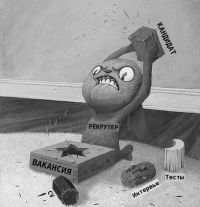
#> input picture Vectors_matrix/1.jpg, 200 x 207 px
$ jupyter execute lecture-1.ipynb
#> lines starting #> are read from the running program, lines starting #| are printed output that depends on the picture; long printed decimals are rounded
[cell 1]
import numpy as np
import pylab as pl
import warnings

from matplotlib import pyplot as plt
from scipy import linalg
from sklearn.datasets import load_digits
from sklearn.decomposition import TruncatedSVD
from sklearn.ensemble import RandomForestClassifier
warnings.filterwarnings("ignore")

### Типы матриц

Вспомним про типы матриц из лекции:

1) m=n => квадратная, иначе прямоугольная

2) m = 1 => матрица-строка

3) n=1 => матрица-столбец

4) нулевая матрица, если все элементы = 0

5) диагональная (единичная)

6) треугольная(нижнетреугольная, верхнетреугольная)

7) ортогональная

Посмотрим на встроенные функции <b>numpy</b> для создания матриц с вышеперечисленными свойствами

#### Создаём матрицу нужной размерности

[cell 2]
m0 = np.random.rand(3,2)
print(m0)

[cell 3]
print(m0[1:]+1)

#### Создаём строку

[cell 4]
m = np.random.rand(3)
print(m)

#### Создаём столбец

[cell 5]
m = np.random.rand(1,3)
print(m.T)

#### Создаём нулевую матрицу

[cell 6]
m1 = np.zeros((3,4))
print(m1)

#### Можно создать нулевую матрицу размера уже существующей

[cell 7]
m1 = np.zeros_like(m0)
print(m0)
print(m1)

Создаём диагональную матрицу

[cell 8]
m = np.diag([1,2,3])
print(m)

#### Создаём единичную матрицу

[cell 9]
m = np.ones((3,4))
print(m)

#### Можно создать единичную матрицу размера уже существующей

[cell 10]
m1 = np.ones_like(m0)
print(m0)
print(m1)

#### Также можно создать квадратную единичную матрицу следующей командой:

[cell 11]
m = np.eye(3)
print(m)

#### Можно создавать нижнетреугольные (tril = triangle + lower)

[cell 12]
m = np.tril([[1,2,3],[4,5,6],[7,8,9],[10,11,12]], -1)
print(m)

[cell 13]
m = np.tril([[1,2,3],[4,5,6],[7,8,9],[10,11,12]], 0)
print(m)

#### а также верхнетреугольные (triu = triangle + upper)

[cell 14]
m = np.triu([[1,2,3],[4,5,6],[7,8,9],[10,11,12]], -1)
print(m)

[cell 15]
m = np.triu([[1,2,3],[4,5,6],[7,8,9],[10,11,12]], 0)
print(m)

#### Определитель матрицы

[cell 16]
m = np.array([[1, 2, 1], [1, 1, 4], [2, 3, 6]], dtype=np.float32)
det = np.linalg.det(m)
print(m)
print(det)

#### Транспонирование матрицы

[cell 17]
x = np.arange(15).reshape((5,3))
print(x)

[cell 18]
x.T

[cell 19]
np.transpose(x)

#### Сложение и умножение матрицы на скаляр

[cell 20]
A = np.array(([1,3,3],[1,4,3],[1,3,4]))
print(A)

[cell 21]
C = A + 100
print(C)

[cell 22]
C = A * 100
print(C)

#### Обратная матрица

[cell 23]
A = np.array(([1,3,3],[1,4,3],[1,3,4]))
print(A)

[cell 24]
A_inv = np.linalg.inv(A)
print(A_inv)

[cell 25]
I = A_inv.dot(A)
print(I)

#### Ранг матрицы

[cell 26]
m = np.array([[1, 2, 3], [1, 1, 1], [2, 2, 2]])
r = np.linalg.matrix_rank(m)
print(m)
print(r)

### Собственные векторы и собственные значения

[cell 27]
a = np.array([[-1, -6], [2, 6]])
w, v = np.linalg.eig(a)

[cell 28]
print(a)

[cell 29]
for i in range(len(w)):
    print("Собственное значение " + str(w[i]))
    print("соответствующий ему собственный вектор " + str(v[:,i]))

### SVD разложение

[cell 30]
float_formatter = lambda x: "%.2f" % x
np.set_printoptions(formatter={'float_kind':float_formatter})

[cell 31]
X, y = load_digits(return_X_y=True)

[cell 32]
print(X.shape)
print(y.shape)

[cell 33]
image = X[0]
image = image.reshape((8, 8))
plt.matshow(image, cmap = 'gray')
plt.show()
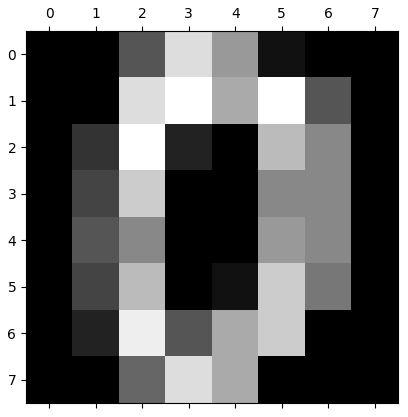
#> figure drawn by matplotlib, 1 panel

[cell 34]
U, s, V = np.linalg.svd(image)
S = np.zeros((image.shape[0], image.shape[1]))
S[:image.shape[0], :image.shape[0]] = np.diag(s)
n_component = 3
S = S[:, :n_component]
V = V[:n_component, :]
A = U.dot(S.dot(V))
print(A)

[cell 35]
plt.matshow(A, cmap = 'gray')
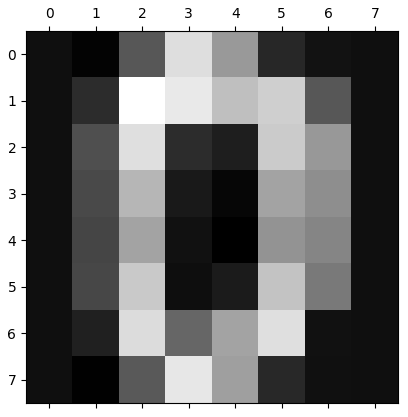
#> figure drawn by matplotlib, 1 panel

[cell 36]
rf_original = RandomForestClassifier(oob_score=True)
rf_original.fit(X, y)
rf_original.oob_score_

[cell 37]
svd = TruncatedSVD(n_components=16)
X_reduced = svd.fit_transform(X)
svd.explained_variance_ratio_.sum()

[cell 38]
rf_reduced = RandomForestClassifier(oob_score=True)
rf_reduced.fit(X_reduced, y)
rf_reduced.oob_score_

### Приближение матрицей меньшего ранга

[cell 39]
from PIL import Image
img = Image.open("1.jpg")
#> img is the input picture: PIL image 200x207 L; min 0, max 247, mean 149.6
arr = np.array(img.getdata())
img

[cell 40]
print(arr.size)
#| 41400
print(arr.size ** 0.5)
#| 203.470

[cell 41]
X = np.resize(arr, (203, 203))
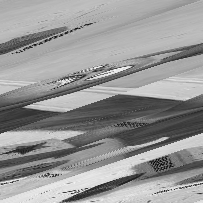
#> X: shape (203, 203) int64; min 0, max 247, mean 149.3
X

[cell 42]
U, d, Vt = linalg.svd(X)
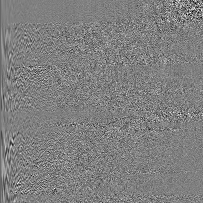
#> U: shape (203, 203) float64; min -0.429, max 0.426, mean -0.000304; drawn with min black and max white
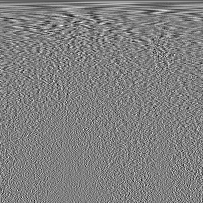
#> Vt: shape (203, 203) float64; min -0.305, max 0.3, mean -0.000341; drawn with min black and max white
#> d = 203 values, max 30981.1 at index 0, min 0.383 at index 202, mean 427.8
D = linalg.diagsvd(d, X.shape[0], X.shape[1])
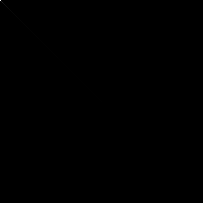
#> D: shape (203, 203) float64; min 0, max 30981.1, mean 2.1; drawn with min black and max white

[cell 43]
for k in range(5, 50, 5):
    D1 = D.copy()
    D1[D1 < d[int(k)]] = 0
    print (int(k))
    X1 = np.dot(np.dot(U, D1), Vt)
    pl.imshow(X1, cmap='gray')
    pl.show()
#> this loop made 9 passes
#> pass 1, `X1 = np.dot(np.dot(U, D1), Vt)`:
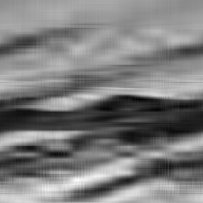
#> X1: shape (203, 203) float64; min 36.94, max 266.4, mean 149.3; drawn with min black and max white
#> pass 2, `X1 = np.dot(np.dot(U, D1), Vt)`:
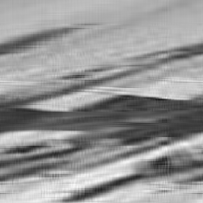
#> X1: shape (203, 203) float64; min 26.95, max 248.6, mean 149.3
#> pass 3, `X1 = np.dot(np.dot(U, D1), Vt)`:
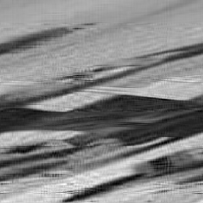
#> X1: shape (203, 203) float64; min 26.63, max 265.3, mean 149.3; drawn with min black and max white
